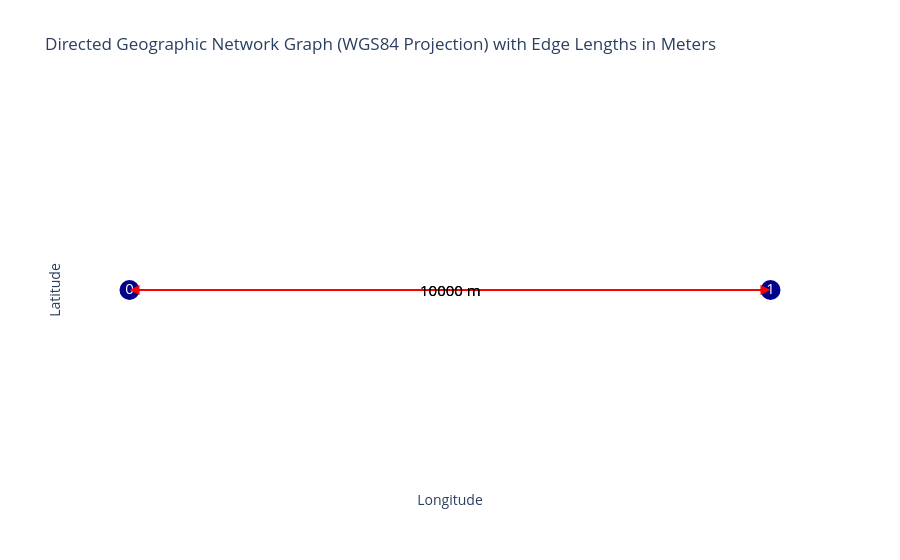

Here is the notebook cell this chart was saved with:
### Code cell
opentnsim.graph.plot_graph(graph)

### Figure 1 — Plotly figure (JSON) as saved in the notebook; plotly's stock layout.template omitted (floating-point values rounded to 4 significant figures)
{"data": [{"hoverinfo": "none", "line": {"color": "red", "width": 2}, "mode": "lines", "type": "scatter", "x": [-0.04492, 0.04492], "y": [0, 0]}, {"hoverinfo": "none", "line": {"color": "red", "width": 2}, "mode": "lines", "type": "scatter", "x": [0.04492, -0.04492], "y": [0, 0]}, {"hoverinfo": "text", "marker": {"color": "darkblue", "size": 20}, "mode": "markers+text", "text": ["0", "1"], "textfont": {"color": "white", "size": 15}, "textposition": "middle center", "type": "scatter", "x": [-0.04492, 0.04492], "y": [0, 0]}], "layout": {"annotations": [{"arrowcolor": "red", "arrowhead": 2, "arrowsize": 2, "arrowwidth": 1, "ax": -0.04492, "axref": "x", "ay": 0, "ayref": "y", "showarrow": true, "x": 0.04492, "xref": "x", "y": 0, "yref": "y"}, {"arrowcolor": "red", "arrowhead": 2, "arrowsize": 2, "arrowwidth": 1, "ax": 0.04492, "axref": "x", "ay": 0, "ayref": "y", "showarrow": true, "x": -0.04492, "xref": "x", "y": 0, "yref": "y"}, {"font": {"color": "black", "size": 15}, "showarrow": false, "text": "10000 m", "x": 0, "y": 0}, {"font": {"color": "black", "size": 15}, "showarrow": false, "text": "10000 m", "x": 0, "y": 0}], "plot_bgcolor": "white", "showlegend": false, "title": {"text": "Directed Geographic Network Graph (WGS84 Projection) with Edge Lengths in Meters"}, "xaxis": {"showgrid": false, "showticklabels": false, "title": {"text": "Longitude"}, "zeroline": false}, "yaxis": {"showgrid": false, "showticklabels": false, "title": {"text": "Latitude"}, "zeroline": false}}}
